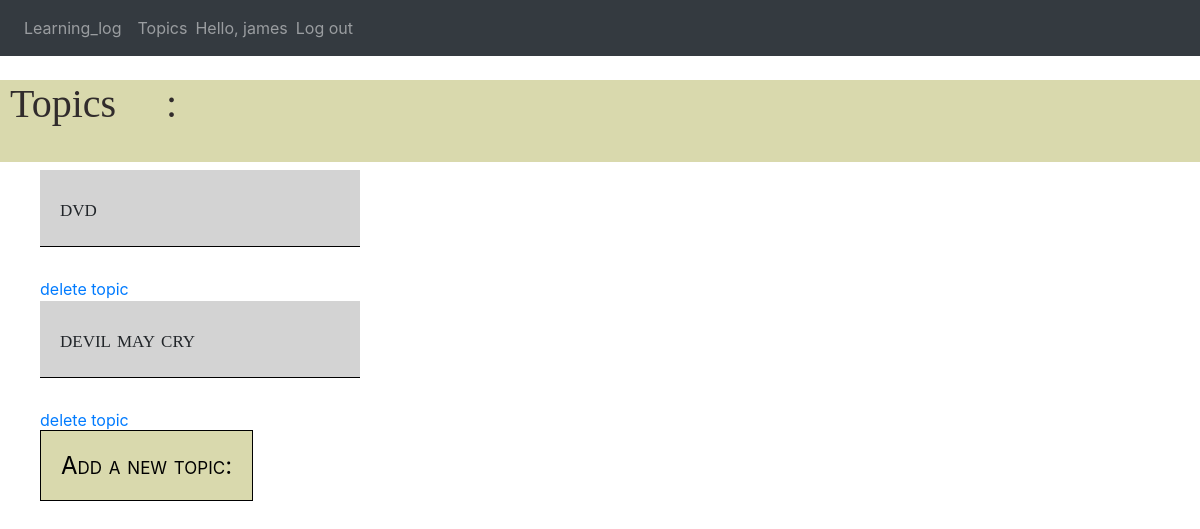
Page /topics (signed in) on the earlier database version.
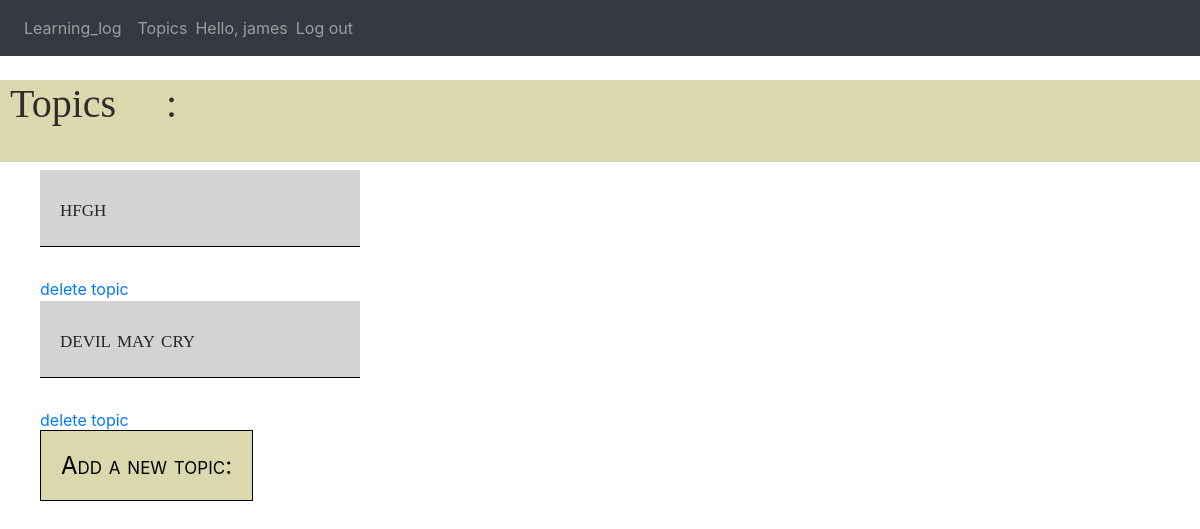
Same page on the later database version.
### learn/models.py (models this page shows)
class Topic(models.Model):
    text = models.CharField(max_length=200)
    date_added = models.DateTimeField(auto_now_add=True)
    owner = models.ForeignKey(User,on_delete=models.DO_NOTHING,related_name='topics')
    def __str__(self):
        return self.text

### learn/views.py (the view)
# urls.py: path("topics", views.topics, name='topics'),
@login_required()
def topics(request):
    topics = Topic.objects.filter(owner=request.user).order_by('date_added')
    context = {'topics': topics}
    return render(request, 'topics.html', context)

### templates/topics.html (shortened to what this page needs)
{% extends "base.html" %}
{% block content%}
<div class="asd">
    <h1 class="ashish">Topics : </h1>
</div>
<ul class="ac">
    {%for topic in topics%}
    <li class="da">
        <a class="ax" href="{% url 'learn:topic1' topic.id %}">{{ topic }}</a>
    </li>
    <li>
        <a href="{% url 'learn:deltopic' topic.id %}"> delete topic</a>
    </li>
    {%empty%}
    <li class="kol">no topics have been added yet.</li>
    {% endfor %}
</ul>
<a class="addtopic" href="{% url 'learn:new_topic' %}">Add a new topic:</a>
{%endblock content%}

Differences in the rows shown:
removed Topic: text "dvd"
added Topic: text "hfgh"
